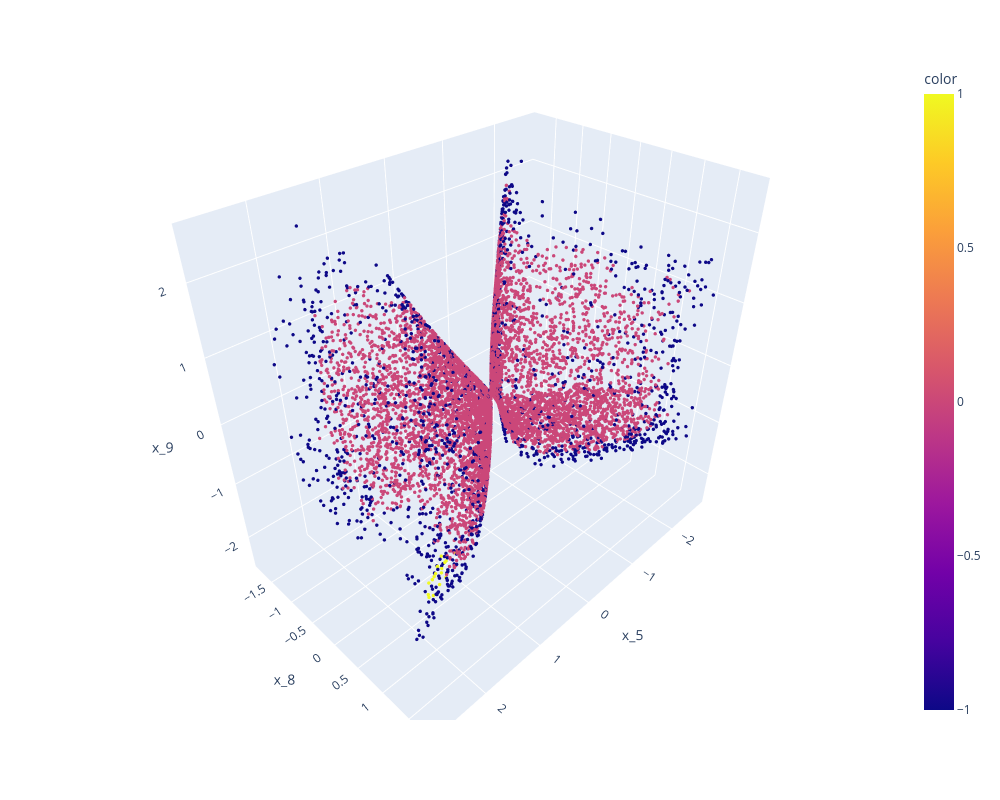

The notebook cell this image was saved under:
### Code cell
# Scatter plot
fig = px.scatter_3d(x=x_5d_deco[:,2], y=x_5d_deco[:,3], z=x_5d_deco[:,4], 
                    color=labels, labels={'x':'x_4', 'y':'x_8', 'z':'x_10'})
fig.update_layout(width=1000, height=800)
fig.update_traces(marker=dict(size=2)) 

fig.update_layout(scene=dict(xaxis_title='x_5', yaxis_title='x_8', zaxis_title='x_9'))
fig.show()

### Figure 1 — Plotly figure (JSON) as saved in the notebook; plotly's stock layout.template omitted (floating-point values rounded to 4 significant figures; data arrays with more than 128 entries replaced by an {"elided": "..."} marker saying what was removed)
{"data": [{"hovertemplate": "x_4=%{x}<br>x_8=%{y}<br>x_10=%{z}<br>color=%{marker.color}<extra></extra>", "legendgroup": "", "marker": {"color": {"elided": "9125 int values"}, "coloraxis": "coloraxis", "size": 2, "symbol": "circle"}, "mode": "markers", "name": "", "scene": "scene", "showlegend": false, "type": "scatter3d", "x": {"elided": "9125 float values"}, "y": {"elided": "9125 float values"}, "z": {"elided": "9125 float values"}}], "layout": {"coloraxis": {"colorbar": {"title": {"text": "color"}}, "colorscale": [[0, "#0d0887"], [0.1111, "#46039f"], [0.2222, "#7201a8"], [0.3333, "#9c179e"], [0.4444, "#bd3786"], [0.5556, "#d8576b"], [0.6667, "#ed7953"], [0.7778, "#fb9f3a"], [0.8889, "#fdca26"], [1, "#f0f921"]]}, "height": 800, "legend": {"tracegroupgap": 0}, "margin": {"t": 60}, "scene": {"domain": {"x": [0, 1], "y": [0, 1]}, "xaxis": {"title": {"text": "x_5"}}, "yaxis": {"title": {"text": "x_8"}}, "zaxis": {"title": {"text": "x_9"}}}, "width": 1000}}
